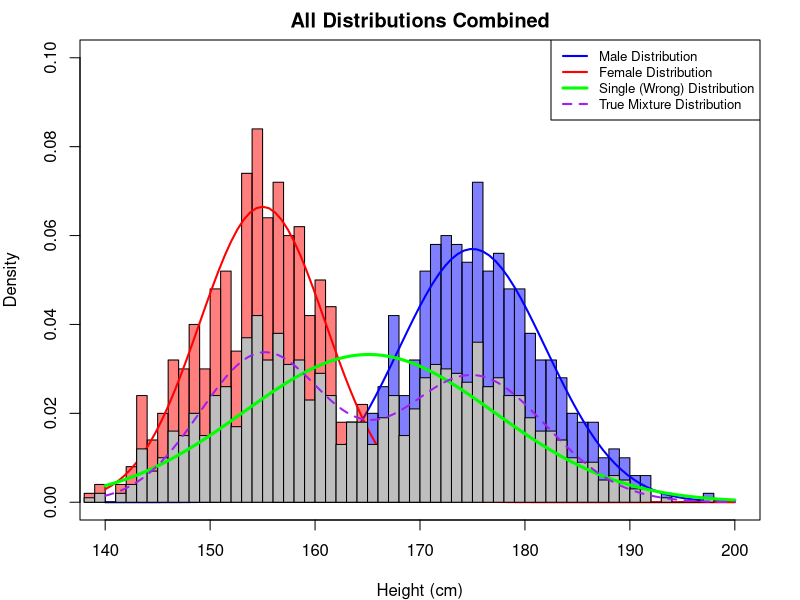

This figure's R source:
# Mixture Distribution Example
# Autor: Chris

set.seed(123)

# Parameters for the two populations
male_mean <- 175
male_sd <- 7
female_mean <- 155
female_sd <- 6

# Sample sizes
n_males <- 500
n_females <- 500
n_total <- n_males + n_females

# Generate data from both populations 
male_heights <- rnorm(n_males, mean = male_mean, sd = male_sd)
female_heights <- rnorm(n_females, mean = female_mean, sd = female_sd)

# Combine the data (this creates the mixture)
all_heights <- c(male_heights, female_heights)

# Create labels for visualization
gender <- c(rep("Male", n_males), rep("Female", n_females))

# Define Negative Loglikelihood function
neg_log_likelihood <- function(params, data) {
  mu <- params[1]
  sigma <- params[2]
  -sum(dnorm(data, mean = mu, sd = sigma, log = TRUE))
}

# Initialize Parameters
init_params <- c(mean(all_heights), sd(all_heights))

mle_result <- optim(
  par = init_params,
  fn = neg_log_likelihood,
  data = all_heights,
  method = "L-BFGS-B",
  lower = 0.001
)

# Extract results
mle_mean <- mle_result$par[1]
mle_sd <- mle_result$par[2]

cat(sprintf("Estimated mean: %.4f\n", mle_mean))
cat(sprintf("Estimated SD: %.4f\n", mle_sd))

par(mfrow = c(1, 1), mar = c(4, 4, 2, 2))
plot(all_heights, type = "n", xlim = c(140, 200), ylim = c(0, 0.1), 
     xlab = "Height (cm)", ylab = "Density", main = "All Distributions Combined")
hist(male_heights, breaks = 30, probability = TRUE, col = rgb(0, 0, 1, 0.5), add = TRUE)
curve(dnorm(x, male_mean, male_sd), add = TRUE, col = "blue", lwd = 2)
hist(female_heights, breaks = 30, probability = TRUE, col = rgb(1, 0, 0, 0.5), add = TRUE)
curve(dnorm(x, female_mean, female_sd), add = TRUE, col = "red", lwd = 2)
hist(all_heights, breaks = 50, probability = TRUE, col = "gray", add = TRUE)
curve(dnorm(x, mle_mean, mle_sd), add = TRUE, col = "green", lwd = 3)
x_vals <- seq(140, 200, 0.1)
true_mixture <- 0.5 * dnorm(x_vals, male_mean, male_sd) + 
  0.5 * dnorm(x_vals, female_mean, female_sd)
lines(x_vals, true_mixture, col = "purple", lwd = 2, lty = 2)
legend("topright", 
       legend = c("Male Distribution", "Female Distribution", "Single (Wrong) Distribution", "True Mixture Distribution"),
       col = c("blue", "red", "green", "purple"), 
       lty = c(1, 1, 1, 2), lwd = c(2, 2, 3, 2), cex = 0.8)



